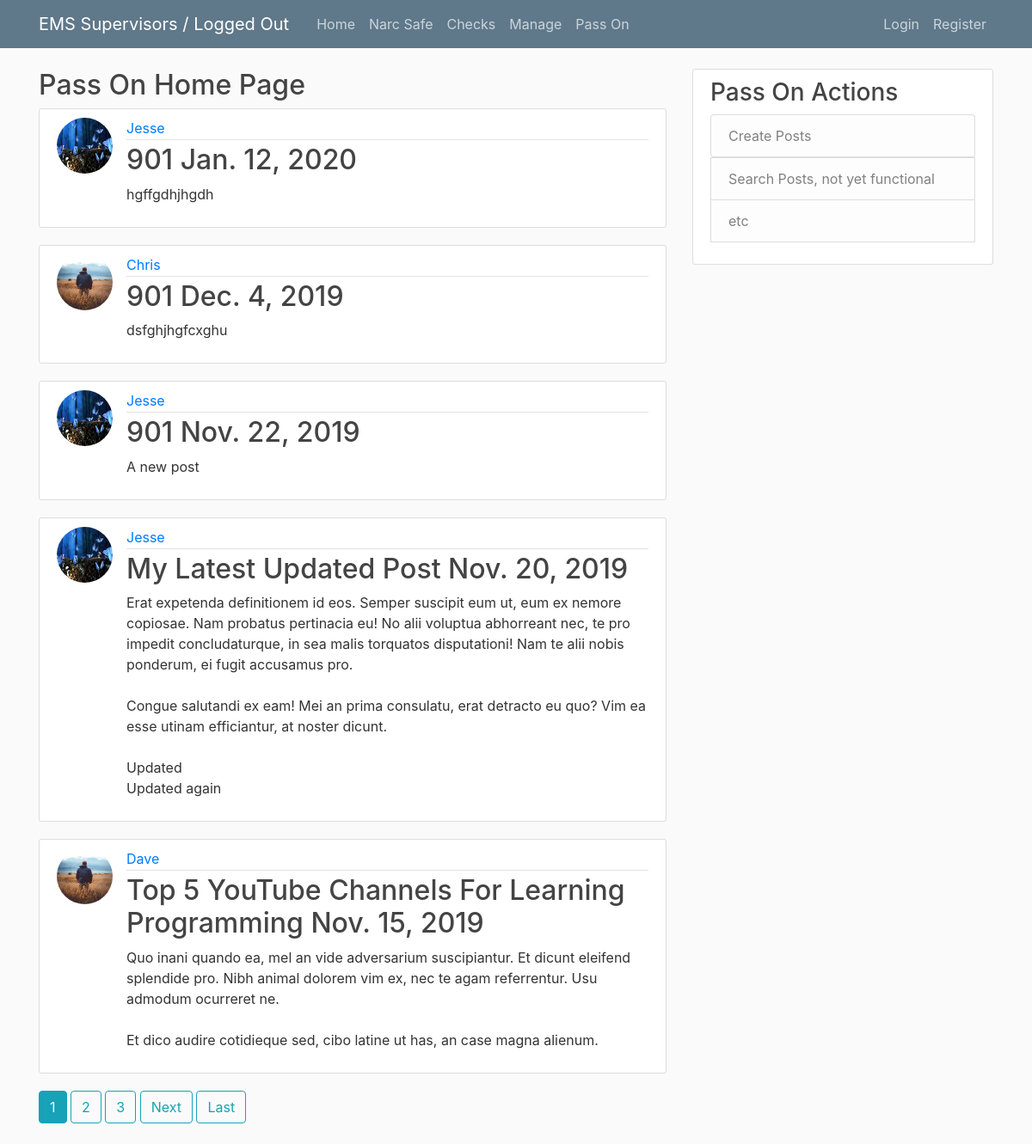
The page /blog/ on the database as committed earlier.
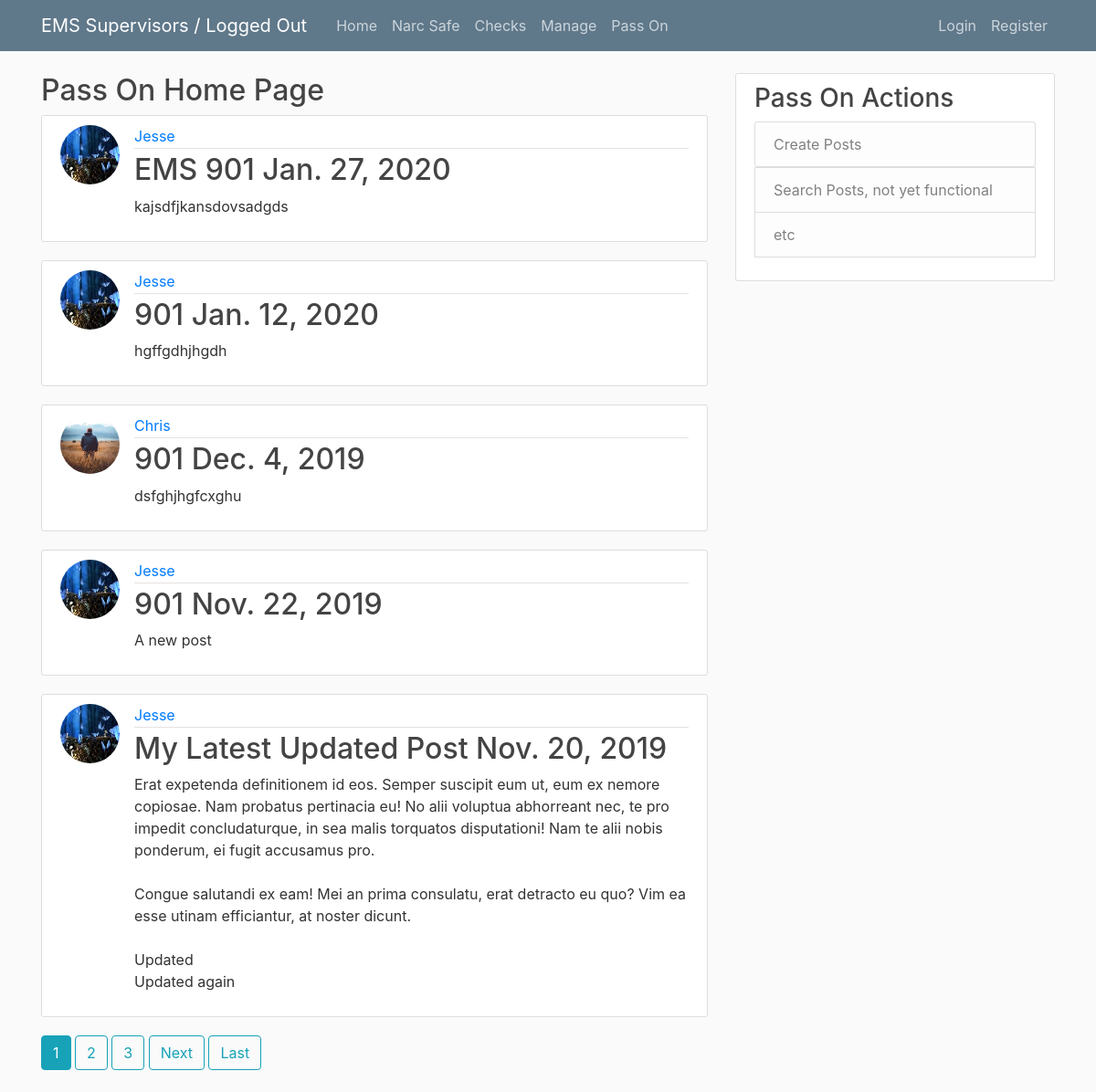
The same page on the database as committed later.
### blog/models.py (models this page shows, shortened)
class Post(models.Model):
    TITLE_CHOICES = (('EMS 901', 'EMS 901'), ('EMS 902', 'EMS 902'))
    title = models.CharField(max_length=100, choices=TITLE_CHOICES)
    content = models.TextField()
    date_posted = models.DateTimeField(auto_now=True)
    author = models.ForeignKey(User, on_delete=models.PROTECT)

### components/models.py (models this page shows, shortened)
class UserProfile(models.Model):
    user = models.OneToOneField(User, on_delete=models.CASCADE)
    image = models.ImageField(default='default.jpg', upload_to='profile_pics')

### blog/views.py (the view)
# urls.py: path('blog/', PostListView.as_view(), name='blog'),
class PostListView(ListView): #Blog Home Page
    model = Post
    template_name = 'blog/blog.html'
    context_object_name = 'posts'
    ordering = ['-date_posted']
    paginate_by = 5

### templates/blog/blog.html (shortened to what this page needs)
{% extends 'blog/blog_base.html' %}
{% block content %}
<div>
    <h2>Pass On Home Page</h2>
    {% for post in posts %}
        <article class="media content-section">
            <img class="rounded-circle article-img" src="{{ post.author.userprofile.image.url }}">
            <div class="media-body">
                <div class="article-metadata">
                <a class="mr-2" href="{% url 'user_posts' post.author.username %}">{{ post.author|title }}</a>
                </div>
                <h2><a class="article-title" href="{% url 'blog_detail' post.id %}">{{ post.title }} {{ post.date_posted|date:"DATE_FORMAT" }}</a></h2>
                <p class="article-content">{{ post.content }}</p>
            </div>
            </article>
    {% endfor %}
    {% if is_paginated %}
        {% for num in page_obj.paginator.page_range %}
            {% if page_obj.number == num %}
                <a class="btn btn-info mb-4" href="?page={{ num }}">{{ num }}</a>
            {% elif num > page_obj.number|add:'-3' and num < page_obj.number|add:'3'%}
                <a class="btn btn-outline-info mb-4" href="?page={{ num }}">{{ num }}</a>
            {% endif %}
        {% endfor %}
        {% if page_obj.has_next %}
        <a class="btn btn-outline-info mb-4" href="?page={{ page_obj.next_page_number }}">Next</a>
        <a class="btn btn-outline-info mb-4" href="?page={{ page_obj.paginator.num_pages }}">Last</a>
    {% endif %}
    {% endif %}
</div>
{% endblock %}

Rows that differ between the two databases and show on the page:
no longer on this page (row unchanged): Post: author.userprofile.image (placeholder picture), author "Dave", title "Top 5 YouTube Channels For Learning Programming", date_posted "Nov. 15, 2019", content "Quo inani quando ea, mel an vide adversarium suscipiantur. Et dicunt eleifend splendide pro. Nibh animal dolorem vim ex, nec te agam referrentur. Usu admodum ocurreret ne. Et dico audire cotidieque sed, cibo latine ut has, an case magna alienum."
added Post: author.userprofile.image (picture), author "Jesse", title "EMS 901", date_posted "Jan. 27, 2020", content "kajsdfjkansdovsadgds"
